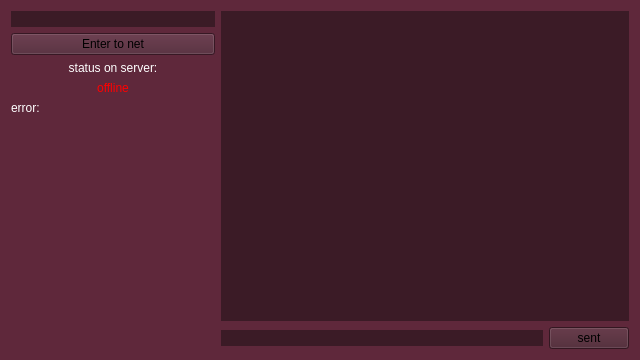
<?xml version="1.0" encoding="UTF-8"?>
<ui version="4.0">
 <class>messenger_main_form</class>
 <widget class="QWidget" name="messenger_main_form">
  <property name="geometry">
   <rect>
    <x>0</x>
    <y>0</y>
    <width>640</width>
    <height>360</height>
   </rect>
  </property>
  <property name="minimumSize">
   <size>
    <width>640</width>
    <height>360</height>
   </size>
  </property>
  <property name="maximumSize">
   <size>
    <width>640</width>
    <height>360</height>
   </size>
  </property>
  <property name="windowTitle">
   <string>Form</string>
  </property>
  <property name="styleSheet">
   <string notr="true">background-color: rgb(95, 40, 59);</string>
  </property>
  <layout class="QVBoxLayout" name="verticalLayout">
   <item>
    <layout class="QHBoxLayout" name="mainLayout" stretch="1,2">
     <item>
      <layout class="QVBoxLayout" name="infoLayout" stretch="0,1,0,0,0,0,0">
       <item>
        <widget class="QLineEdit" name="name">
         <property name="styleSheet">
          <string notr="true">background-color: rgb(59, 27, 38);
border: 0px solid black;
color:white;</string>
         </property>
        </widget>
       </item>
       <item>
        <widget class="QPushButton" name="ConnectionBut">
         <property name="styleSheet">
          <string notr="true">font: 9pt &quot;MS Sans Serif&quot;;
background-color: rgb(77, 34, 50);
color: &quot;white&quot;</string>
         </property>
         <property name="text">
          <string>Enter to net</string>
         </property>
         <property name="flat">
          <bool>false</bool>
         </property>
        </widget>
       </item>
       <item>
        <widget class="QLabel" name="label">
         <property name="styleSheet">
          <string notr="true">font: 9pt &quot;MS Sans Serif&quot;;</string>
         </property>
         <property name="text">
          <string>&lt;html&gt;&lt;head/&gt;&lt;body&gt;&lt;p align=&quot;center&quot;&gt;&lt;span style=&quot; color:#ffffff;&quot;&gt;status on server:&lt;/span&gt;&lt;/p&gt;&lt;/body&gt;&lt;/html&gt;</string>
         </property>
        </widget>
       </item>
       <item>
        <widget class="QLabel" name="label_status">
         <property name="styleSheet">
          <string notr="true">font: 10pt &quot;MS Serif&quot;;
color: rgb(255, 0, 0);
align:center</string>
         </property>
         <property name="text">
          <string>&lt;html&gt;&lt;head/&gt;&lt;body&gt;&lt;p align=&quot;center&quot;&gt;offline&lt;/p&gt;&lt;/body&gt;&lt;/html&gt;</string>
         </property>
        </widget>
       </item>
       <item>
        <layout class="QVBoxLayout" name="users"/>
       </item>
       <item>
        <layout class="QHBoxLayout" name="errorsLayout">
         <item>
          <widget class="QLabel" name="label_3">
           <property name="styleSheet">
            <string notr="true">color:white;</string>
           </property>
           <property name="text">
            <string>error: </string>
           </property>
          </widget>
         </item>
         <item>
          <widget class="QLabel" name="label_4">
           <property name="text">
            <string/>
           </property>
          </widget>
         </item>
        </layout>
       </item>
       <item>
        <spacer name="verticalSpacer">
         <property name="orientation">
          <enum>Qt::Vertical</enum>
         </property>
         <property name="sizeHint" stdset="0">
          <size>
           <width>20</width>
           <height>1000</height>
          </size>
         </property>
        </spacer>
       </item>
      </layout>
     </item>
     <item>
      <layout class="QVBoxLayout" name="catLayout">
       <item>
        <widget class="QListWidget" name="listWidget">
         <property name="styleSheet">
          <string notr="true">background-color: rgb(59, 27, 38);
border:  0px solid black</string>
         </property>
        </widget>
       </item>
       <item>
        <layout class="QHBoxLayout" name="redactor" stretch="2,0">
         <item>
          <widget class="QLineEdit" name="printer">
           <property name="styleSheet">
            <string notr="true">background-color: rgb(59, 27, 38);
color: &quot;white&quot;;
border: 0px solid black</string>
           </property>
           <property name="placeholderText">
            <string comment="print something..."/>
           </property>
           <property name="clearButtonEnabled">
            <bool>false</bool>
           </property>
          </widget>
         </item>
         <item>
          <widget class="QPushButton" name="sentBut">
           <property name="styleSheet">
            <string notr="true">font: 9pt &quot;MS Sans Serif&quot;;
background-color: rgb(72, 32, 46);
color: &quot;white&quot;</string>
           </property>
           <property name="text">
            <string>sent</string>
           </property>
           <property name="default">
            <bool>false</bool>
           </property>
           <property name="flat">
            <bool>false</bool>
           </property>
          </widget>
         </item>
        </layout>
       </item>
      </layout>
     </item>
    </layout>
   </item>
  </layout>
 </widget>
 <resources/>
 <connections/>
</ui>
